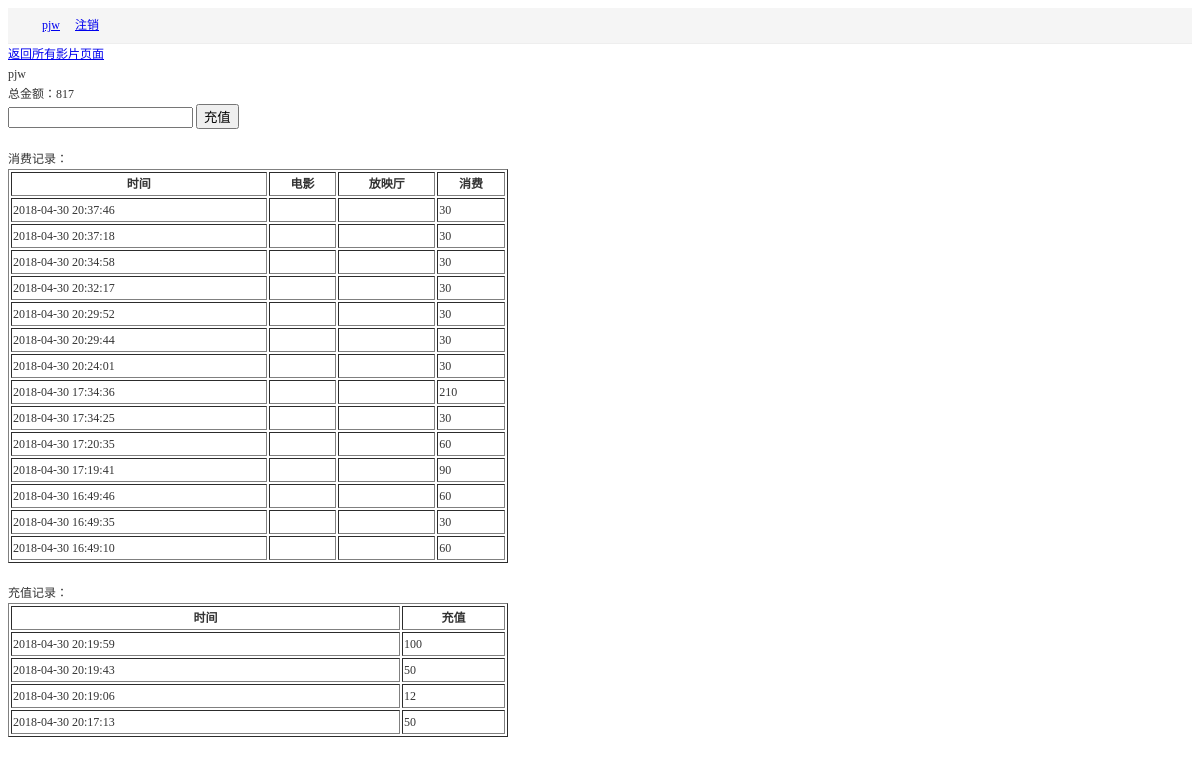
The app's page /user_infomation.php (signed in) with its own data.
### tables this page shows
CREATE TABLE `user_info` (
  `User_name` varchar(100) NOT NULL default '',
  `Pwd` varchar(16) default NULL,
  `Telephone` varchar(11) default NULL,
  `money` int(11) default NULL,
  PRIMARY KEY  (`User_name`),
  KEY `Telephone` (`Telephone`)
);

CREATE TABLE `sale_info` (
  `sale_id` int(11) NOT NULL auto_increment,
  `fyt_plan_id` int(11) default NULL,
  `Pos_x_y` varchar(50) default NULL,
  `actual_price` double(11,0) default NULL,
  `QrCode` varchar(50) default NULL,
  `Telephone` varchar(11) default NULL,
  `User_name` varchar(100) default NULL,
  `time` datetime default NULL,
  PRIMARY KEY  (`sale_id`),
  KEY `fyt_plan_id` (`fyt_plan_id`),
  KEY `Telephone` (`Telephone`),
  KEY `User_name` (`User_name`),
  CONSTRAINT `fyt_plan_id` FOREIGN KEY (`fyt_plan_id`) REFERENCES `fyt_plan` (`fyt_plan_id`),
  CONSTRAINT `User_name` FOREIGN KEY (`User_name`) REFERENCES `user_info` (`User_name`)
);

CREATE TABLE `add_money` (
  `add_money_id` int(11) NOT NULL auto_increment,
  `time` datetime default NULL,
  `User_name` varchar(100) default '',
  `money_add` int(11) default NULL,
  PRIMARY KEY  (`add_money_id`),
  KEY `User_nam` (`User_name`),
  CONSTRAINT `User_nam` FOREIGN KEY (`User_name`) REFERENCES `user_info` (`User_name`)
);

### db/DbManage.php (called while the page is built, shortened)
<?php
class DbManage{
    public function executeSqlTxt($sqlTxt){
        $this->conn = mysqli_connect("127.0.0.1","root","671183","TPP")
        or die("失败".mysqli_error());
        $result = mysqli_query($this->conn,$sqlTxt);
        return $result;
    }
}

### user_infomation.php (the view, shortened to what this page needs)
<!DOCTYPE html PUBLIC "-//W3C//DTD XHTML 1.0 Transitional//EN" "http://www.w3.org/TR/xhtml1/DTD/xhtml1-transitional.dtd">
<html xmlns="http://www.w3.org/1999/xhtml">
<head>
    <link rel="stylesheet" href="css/login_top.css">
</head>
<body>
<div id = "add_money">
<?php include 'login_top.php';?>
<?php
include_once("db/DbManage.php");
$db = new DbManage();
$sqlTxt1 = "select money from user_info where User_name = '".$_SESSION['username']."'";
$result1 = $db->executeSqlTxt($sqlTxt1);
$row = mysqli_fetch_array($result1);
?>
<a href="all-movie.php">返回所有影片页面</a><br/>
<?php
echo $_SESSION['username'];
?>
<br>总金额：<?php
echo $row["money"];
?>
<form name="form1" method="post" id = "form1">
    <input type="text" name="find" id = "text1" onkeyup="value=value.replace(/[^\d]/g,'')"/>
    <input type="button" name = "btn" value="充值" onclick="Moneysearch()"/>
</form>
<table width="500" height = "84" border="1">
    <tr>
        <th scope="col">时间</th>
        <th scope="col">电影</th>
        <th scope="col">放映厅</th>
        <th scope="col">消费</th>
    </tr>
    <br>消费记录：
    <?php
$sqlTxt = "select * from sale_info where User_name = '".$_SESSION['username']."'order by time desc";
$result = $db->executeSqlTxt($sqlTxt);
while($row = mysqli_fetch_array($result)){
        ?>
        <tr>
            <td><?php
                echo $row["time"];
                ?></td>
            <td></td>
            <td></td>
            <td><?php
                echo $row["actual_price"];
                ?></td>
        </tr>
        <?php
    }
    ?>
</table>
<br>充值记录：
<table width="500" height = "84" border="1">
    <tr>
        <th scope="col">时间</th>
        <th scope="col">充值</th>
    </tr>
    <?php
    $sqlTxt = "select * from add_money where User_name = '".$_SESSION['username']."'order by time desc";
    $result = $db->executeSqlTxt($sqlTxt);
    while($row = mysqli_fetch_array($result)){
        ?>
        <tr>
            <td><?php
                echo $row["time"];
                ?></td>
            <td>
                <?php
                echo $row["money_add"];
                ?>
            </td>
        </tr>
        <?php
    }
    ?>
</table>
</div>
</body>
</html>

### user_infomation.php (style rules this page uses)
body { background: #FFF; color: #333; font-size: 12px; line-height: 20px; display: block; }

### records on screen
user_info: money "817"
sale_info: time "2018-04-30 20:37:46", actual_price "30"
sale_info: time "2018-04-30 20:37:18", actual_price "30"
sale_info: time "2018-04-30 20:34:58", actual_price "30"
sale_info: time "2018-04-30 20:32:17", actual_price "30"
sale_info: time "2018-04-30 20:29:52", actual_price "30"
sale_info: time "2018-04-30 20:29:44", actual_price "30"
sale_info: time "2018-04-30 20:24:01", actual_price "30"
sale_info: time "2018-04-30 17:34:36", actual_price "210"
sale_info: time "2018-04-30 17:34:25", actual_price "30"
sale_info: time "2018-04-30 17:20:35", actual_price "60"
sale_info: time "2018-04-30 17:19:41", actual_price "90"
sale_info: time "2018-04-30 16:49:46", actual_price "60"
sale_info: time "2018-04-30 16:49:35", actual_price "30"
sale_info: time "2018-04-30 16:49:10", actual_price "60"
add_money: time "2018-04-30 20:19:59", money_add "100"
add_money: time "2018-04-30 20:19:43", money_add "50"
add_money: time "2018-04-30 20:19:06", money_add "12"
add_money: time "2018-04-30 20:17:13", money_add "50"

### other values on screen
$_SESSION['username'] "pjw"
